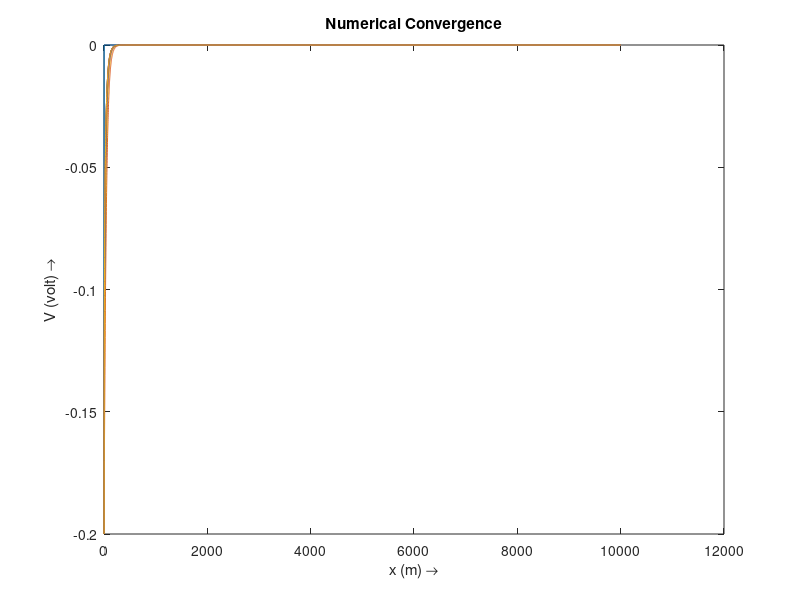
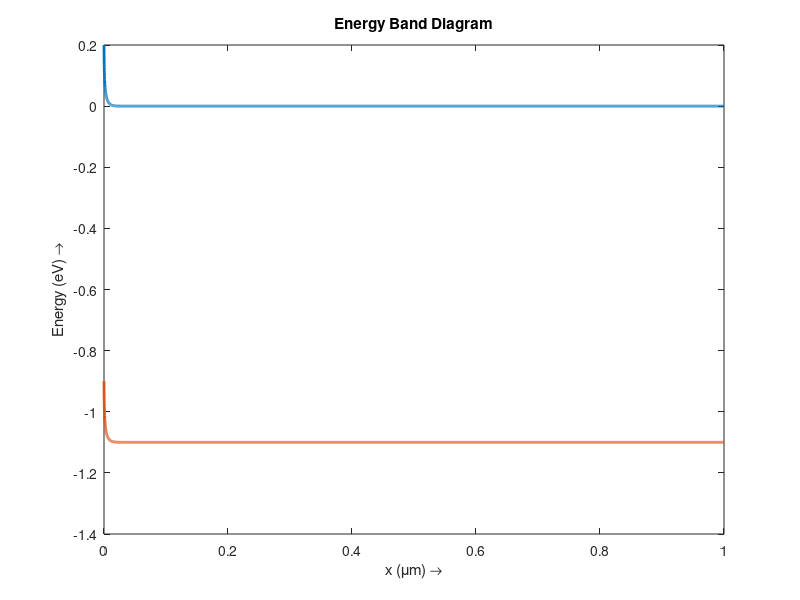
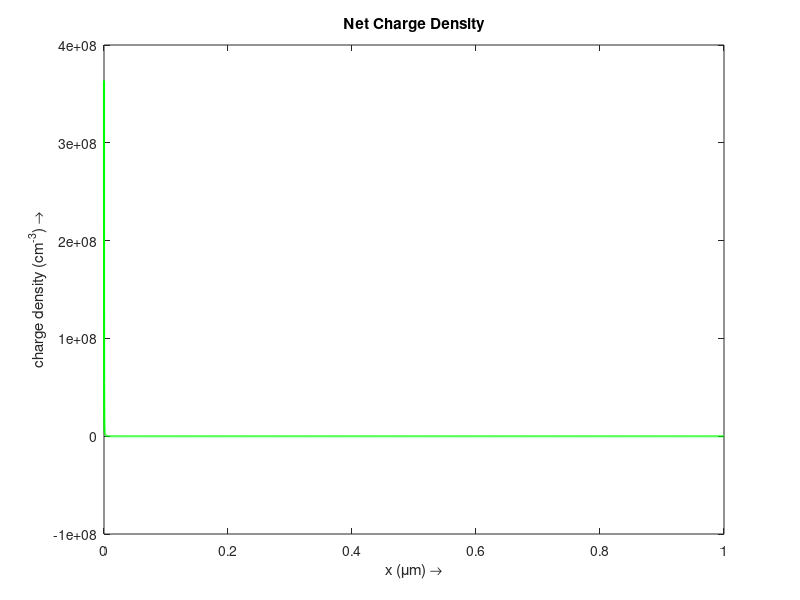

Reproduce these figures in MATLAB, in order.
close all;
%% NUMERICALLY SOLVING POISSON FOR N-MOSCAP

% Defining constants
epsilon0 = 8.854 * 10^-12;epsilon_si = 11.68;   % S.I. units
nm = 1e-9;                                      % nano meter -> m
Eg = 1.1;                                       % eV
k = 1.38e-23;                                   % S.I. units
q = 1.6e-19;                                    % S.I. units
T = 300;                                        % K
wf = -0.1;                                       % eV (w.r.t. Si)
% p-type
doping_na = 1e18;           %(cm^-3)
doping_na = doping_na*1e6;  %(m^-3)
n_i = 1.5e10;               %(cm^-3)
n_i = n_i*1e6;              %(m^-3)


np0 = n_i^2/doping_na;
pp0 = doping_na;
epsilon = epsilon0*epsilon_si;


% Defining the region and parameters inside it
x = 0:0.1:1000;                       % 1um
x = x'*nm;                          % in m
theta = (x(2) - x(1));
N_A = doping_na*ones(size(x));      % p-type region

% Assumed Surface Potential
Vs = -0.1;

V = zeros(size(x));V(1) = Vs+wf;

figure;
plot(V);
hold on;
Error = 10; % Arbitrary High value
i = 0;
while Error > 10*eps
    i = i+1;
    d2V_by_dx2=(V(3:end) - 2*V(2:end-1) + V(1:end-2))/theta^2;
    rho = q*( - N_A(2:end-1) + ( -np0*exp(q*V(2:end-1)/(k*T)) + pp0*exp(-q*V(2:end-1)/(k*T))));
    R = d2V_by_dx2+rho/epsilon;

    Mj = 2/theta^2 + (q/epsilon)*((q/(k*T))*np0*exp(q*V(2:end-1)/(k*T)) + (q/(k*T))*pp0*exp(-q*V(2:end-1)/(k*T)));

    m = size(x,1);
    CM=sparse(1:m-2,1:m-2,Mj,m-2,m-2)...
        +sparse(1:m-2-1,2:m-2,(-1/theta^2)*ones(m-2-1,1),m-2,m-2)+...
        sparse(2:m-2,1:m-2-1,(-1/theta^2)*ones(m-2-1,1),m-2,m-2); 

    DV = CM\R;
    V(2:end-1)=V(2:end-1)+DV;
    Error=norm(DV,2)/sqrt(m);
    plot(V);
end
title('Numerical Convergence');
xlabel('x (m) \rightarrow');
ylabel('V (volt) \rightarrow');

%% Plotting the final Potential Profile

% figure;
% plot(x,V,'LineWidth',1.5);
% hold on;
% xlabel('x (m) \rightarrow');
% ylabel('V (volt) \rightarrow');
% title('Potential Profile of the device');
% xlim([x(1),x(end)]);
% ylim([-abs(Vs),abs(Vs)]);
% line([0 0],[-abs(Vs) abs(Vs)],'Color','red','LineStyle','--');
% text(-0.5e-7,0,'n-type','HorizontalAlignment','center');
% text(0.5e-7,0,'p-type','HorizontalAlignment','center');

%% Plotting the Energy Band Diagram
Ev = -V-ones(size(V))*Eg;
x=x*1e6;

figure;
plot(x,-V,'LineWidth',2);
hold on;
plot(x,Ev,'LineWidth',2);
xlabel('x (\mum) \rightarrow');
ylabel('Energy (eV) \rightarrow');
title('Energy Band Diagram');
xlim([x(1),x(end)]);
hold off;

%% Electron and Hole Densities
% n_x = np0*exp(q*V/(k*T))*1e-6;   % (cm^-3)
% h_x = pp0*exp(-q*V/(k*T))*1e-6;   % (cm^-3)
% 
% figure;
% semilogy(x,n_x,'g','LineWidth',1.5);
% hold on;
% semilogy(x,h_x,'r','LineWidth',1.5);
% xlabel('x (\mum) \rightarrow');
% ylabel('ln(density(cm^-^3)) \rightarrow');
% title('Electron & Hole Densities');
% xlim([x(1),x(end)]);
% legend('n(x)','h(x)');
% hold off;

%% Charge Density
rho = q*( - N_A(1:end) + ( -np0*exp(q*V(1:end)/(k*T)) + pp0*exp(-q*V(1:end)/(k*T))));
figure;
plot(x,rho,'g','LineWidth',1.5);
hold on;
xlabel('x (\mum) \rightarrow');
ylabel('charge density (cm^-^3) \rightarrow');
title('Net Charge Density');
xlim([x(1),x(end)]);
hold off;